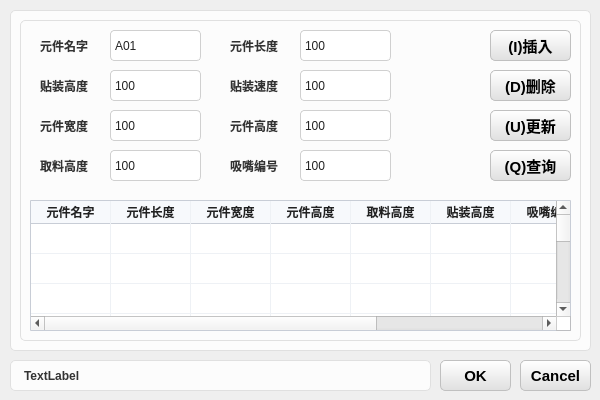
<?xml version="1.0" encoding="UTF-8"?>
<ui version="4.0">
 <class>DataDialog</class>
 <widget class="QDialog" name="DataDialog">
  <property name="geometry">
   <rect>
    <x>0</x>
    <y>0</y>
    <width>600</width>
    <height>400</height>
   </rect>
  </property>
  <property name="windowTitle">
   <string>Dialog</string>
  </property>
  <property name="styleSheet">
   <string notr="true">/* ================== QPushButton &amp; QToolButton 开始 ================== */

/* 按钮默认状态 */
QPushButton, QToolButton {
    border: 1px solid #c0c0c0;      
    background: qlineargradient(x1:0, y1:0, x2:0, y2:1, stop:0 #ffffff, stop:1 #e0e0e0);
    border-radius: 5px; 
    outline: none;                  
    padding: 0px;                   
}

/* 按钮鼠标悬停时 */
QPushButton:hover, QToolButton:hover {
    border: 1px solid #a0a0a0;      
    background: qlineargradient(x1:0, y1:0, x2:0, y2:1, stop:0 #ffffff, stop:1 #d0d0d0);
}

/* 按钮鼠标按下时 */
QPushButton:pressed, QToolButton:pressed {
    border: 1px solid #808080;      
    background: qlineargradient(x1:0, y1:0, x2:0, y2:1, stop:0 #d0d0d0, stop:1 #e0e0e0);
}

/* ================== QLineEdit 开始 ================== */

/* 默认状态 */
QLineEdit {
    background-color: #ffffff;
    border: 1px solid #D0D0D0;     
    border-radius: 4px;            
    padding: 2px 2px;              
    color: #222222;                
    min-height: 20px;              
}

/* 获得焦点时 */
QLineEdit:focus {
    border: 1px solid #007AFF;     
    background-color: #E8F4FF;     
}

/* 禁用状态 */
QLineEdit:disabled {
    background-color: #eef1f5;     
    color: #9aa0a6;                
    border: 1px solid #d3d8e0;     
}

/* ================== QTableWidget 开始 ================== */

QTableWidget {
    background-color: #ffffff;
    border: 1px solid #c8cdd6;
    border-radius: 1px;
    gridline-color: #eef1f5;
    selection-background-color: #eef1f5;
    color: #222222;
}

QTableWidget::item {
    padding: 2px 2px;
}

/* 表头样式 */
QHeaderView::section {
    background-color: #f7f9fc;         /* 稍微带点蓝灰色的背景，比纯白更有质感 */
    border: none;
    border-bottom: 1px solid #c8cdd6;  /* 底部保留主分割线 */
    border-right: 1px solid #eef1f5;   /* 右侧保留列分割线 */
    padding: 0px 0px;                 /* 增加内边距，让表头看起来不那么拥挤 */
    color: #222222;
    font-weight: bold;                 /* 表头加粗，增强视觉引导 */
    text-align: left;                  /* 强制左对齐（默认可能是居中，左对齐更易读） */
}

/* 鼠标悬停在表头上时的效果 */
QHeaderView::section:hover {
    background-color: #eef1f5;         /* 悬停时背景稍微变深，提供交互反馈 */
}

/* 去掉表头最右侧多余的边框线 */
QHeaderView::section:last {
    border-right: none;
}

/* ================== QGroupBox 开始 ================== */

QGroupBox {
    border: 1px solid #E0E0E0; 
    border-radius: 5px; 
    background-color: #FCFCFC; 
    margin-top: 10px; /* ⚠️ 新增：给标题留出一点顶部空间 */
}

/* 分组框标题（补充了左右内边距） */
QGroupBox::title {
    subcontrol-origin: margin;
    subcontrol-position: top left;
    color: #333333;
    font-weight: bold;
    background-color: #FCFCFC; 
    padding: 0 5px; /* ⚠️ 新增：左右留出 5px 空间，让遮盖边框的效果更自然，文字不贴边 */
}

/* ================== QLabel 开始 ================== */

QLabel {
    color: #333333;           /* 与 QGroupBox::title 保持一致的深灰色 */
    font-weight: bold;        /* 保持相同的加粗效果（如果是普通文本可去掉这行） */
    background-color: #FCFCFC; /* 与分组框背景色一致 */
    border: 1px solid #E0E0E0; /* 相同的边框颜色和粗细 */
    border-radius: 5px;       /* 相同的圆角 */
    padding: 6px 10px;        /* 适当的内边距，让文字不贴边，视觉上更舒适 */
}</string>
  </property>
  <widget class="QLabel" name="label">
   <property name="geometry">
    <rect>
     <x>10</x>
     <y>360</y>
     <width>421</width>
     <height>31</height>
    </rect>
   </property>
   <property name="text">
    <string>TextLabel</string>
   </property>
  </widget>
  <widget class="QGroupBox" name="groupBox">
   <property name="geometry">
    <rect>
     <x>10</x>
     <y>0</y>
     <width>581</width>
     <height>351</height>
    </rect>
   </property>
   <property name="title">
    <string/>
   </property>
   <widget class="QGroupBox" name="groupBox_2">
    <property name="geometry">
     <rect>
      <x>10</x>
      <y>10</y>
      <width>561</width>
      <height>331</height>
     </rect>
    </property>
    <property name="title">
     <string/>
    </property>
    <widget class="QLabel" name="label_4">
     <property name="geometry">
      <rect>
       <x>20</x>
       <y>100</y>
       <width>61</width>
       <height>31</height>
      </rect>
     </property>
     <property name="styleSheet">
      <string notr="true">color: #333333;           /* 与 QGroupBox::title 保持一致的深灰色 */
font-weight: bold;        /* 保持相同的加粗效果（如果是普通文本可去掉这行） */
background-color: #FCFCFC; /* 与分组框背景色一致 */
border: 0px solid #E0E0E0; /* 相同的边框颜色和粗细 */
border-radius: 5px;       /* 相同的圆角 */
padding: 0px 0px;        /* 适当的内边距，让文字不贴边，视觉上更舒适 */</string>
     </property>
     <property name="text">
      <string>元件宽度</string>
     </property>
    </widget>
    <widget class="QLabel" name="label_9">
     <property name="geometry">
      <rect>
       <x>210</x>
       <y>140</y>
       <width>61</width>
       <height>31</height>
      </rect>
     </property>
     <property name="styleSheet">
      <string notr="true">color: #333333;           /* 与 QGroupBox::title 保持一致的深灰色 */
font-weight: bold;        /* 保持相同的加粗效果（如果是普通文本可去掉这行） */
background-color: #FCFCFC; /* 与分组框背景色一致 */
border: 0px solid #E0E0E0; /* 相同的边框颜色和粗细 */
border-radius: 5px;       /* 相同的圆角 */
padding: 0px 0px;        /* 适当的内边距，让文字不贴边，视觉上更舒适 */</string>
     </property>
     <property name="text">
      <string>吸嘴编号</string>
     </property>
    </widget>
    <widget class="QLineEdit" name="lineEdit_NozzleId">
     <property name="geometry">
      <rect>
       <x>280</x>
       <y>140</y>
       <width>91</width>
       <height>31</height>
      </rect>
     </property>
     <property name="text">
      <string>100</string>
     </property>
    </widget>
    <widget class="QLabel" name="label_7">
     <property name="geometry">
      <rect>
       <x>210</x>
       <y>100</y>
       <width>61</width>
       <height>31</height>
      </rect>
     </property>
     <property name="styleSheet">
      <string notr="true">color: #333333;           /* 与 QGroupBox::title 保持一致的深灰色 */
font-weight: bold;        /* 保持相同的加粗效果（如果是普通文本可去掉这行） */
background-color: #FCFCFC; /* 与分组框背景色一致 */
border: 0px solid #E0E0E0; /* 相同的边框颜色和粗细 */
border-radius: 5px;       /* 相同的圆角 */
padding: 0px 0px;        /* 适当的内边距，让文字不贴边，视觉上更舒适 */</string>
     </property>
     <property name="text">
      <string>元件高度</string>
     </property>
    </widget>
    <widget class="QLineEdit" name="lineEdit_PickZ">
     <property name="geometry">
      <rect>
       <x>90</x>
       <y>140</y>
       <width>91</width>
       <height>31</height>
      </rect>
     </property>
     <property name="text">
      <string>100</string>
     </property>
    </widget>
    <widget class="QLabel" name="label_6">
     <property name="geometry">
      <rect>
       <x>210</x>
       <y>60</y>
       <width>61</width>
       <height>31</height>
      </rect>
     </property>
     <property name="styleSheet">
      <string notr="true">color: #333333;           /* 与 QGroupBox::title 保持一致的深灰色 */
font-weight: bold;        /* 保持相同的加粗效果（如果是普通文本可去掉这行） */
background-color: #FCFCFC; /* 与分组框背景色一致 */
border: 0px solid #E0E0E0; /* 相同的边框颜色和粗细 */
border-radius: 5px;       /* 相同的圆角 */
padding: 0px 0px;        /* 适当的内边距，让文字不贴边，视觉上更舒适 */</string>
     </property>
     <property name="text">
      <string>贴装速度</string>
     </property>
    </widget>
    <widget class="QLineEdit" name="lineEdit_Length">
     <property name="geometry">
      <rect>
       <x>280</x>
       <y>20</y>
       <width>91</width>
       <height>31</height>
      </rect>
     </property>
     <property name="text">
      <string>100</string>
     </property>
    </widget>
    <widget class="QLineEdit" name="lineEdit_Width">
     <property name="geometry">
      <rect>
       <x>90</x>
       <y>100</y>
       <width>91</width>
       <height>31</height>
      </rect>
     </property>
     <property name="text">
      <string>100</string>
     </property>
    </widget>
    <widget class="QLabel" name="label_8">
     <property name="geometry">
      <rect>
       <x>20</x>
       <y>60</y>
       <width>61</width>
       <height>31</height>
      </rect>
     </property>
     <property name="styleSheet">
      <string notr="true">color: #333333;           /* 与 QGroupBox::title 保持一致的深灰色 */
font-weight: bold;        /* 保持相同的加粗效果（如果是普通文本可去掉这行） */
background-color: #FCFCFC; /* 与分组框背景色一致 */
border: 0px solid #E0E0E0; /* 相同的边框颜色和粗细 */
border-radius: 5px;       /* 相同的圆角 */
padding: 0px 0px;        /* 适当的内边距，让文字不贴边，视觉上更舒适 */</string>
     </property>
     <property name="text">
      <string>贴装高度</string>
     </property>
    </widget>
    <widget class="QLineEdit" name="lineEdit_Speed">
     <property name="geometry">
      <rect>
       <x>280</x>
       <y>60</y>
       <width>91</width>
       <height>31</height>
      </rect>
     </property>
     <property name="text">
      <string>100</string>
     </property>
    </widget>
    <widget class="QLineEdit" name="lineEdit_Height">
     <property name="geometry">
      <rect>
       <x>280</x>
       <y>100</y>
       <width>91</width>
       <height>31</height>
      </rect>
     </property>
     <property name="text">
      <string>100</string>
     </property>
    </widget>
    <widget class="QLabel" name="label_3">
     <property name="geometry">
      <rect>
       <x>210</x>
       <y>20</y>
       <width>61</width>
       <height>31</height>
      </rect>
     </property>
     <property name="styleSheet">
      <string notr="true">color: #333333;           /* 与 QGroupBox::title 保持一致的深灰色 */
font-weight: bold;        /* 保持相同的加粗效果（如果是普通文本可去掉这行） */
background-color: #FCFCFC; /* 与分组框背景色一致 */
border: 0px solid #E0E0E0; /* 相同的边框颜色和粗细 */
border-radius: 5px;       /* 相同的圆角 */
padding: 0px 0px;        /* 适当的内边距，让文字不贴边，视觉上更舒适 */</string>
     </property>
     <property name="text">
      <string>元件长度</string>
     </property>
    </widget>
    <widget class="QLabel" name="label_2">
     <property name="geometry">
      <rect>
       <x>20</x>
       <y>20</y>
       <width>61</width>
       <height>31</height>
      </rect>
     </property>
     <property name="styleSheet">
      <string notr="true">color: #333333;           /* 与 QGroupBox::title 保持一致的深灰色 */
font-weight: bold;        /* 保持相同的加粗效果（如果是普通文本可去掉这行） */
background-color: #FCFCFC; /* 与分组框背景色一致 */
border: 0px solid #E0E0E0; /* 相同的边框颜色和粗细 */
border-radius: 5px;       /* 相同的圆角 */
padding: 0px 0px;        /* 适当的内边距，让文字不贴边，视觉上更舒适 */</string>
     </property>
     <property name="text">
      <string>元件名字</string>
     </property>
    </widget>
    <widget class="QLineEdit" name="lineEdit_PlaceZ">
     <property name="geometry">
      <rect>
       <x>90</x>
       <y>60</y>
       <width>91</width>
       <height>31</height>
      </rect>
     </property>
     <property name="text">
      <string>100</string>
     </property>
    </widget>
    <widget class="QLineEdit" name="lineEdit_Name">
     <property name="geometry">
      <rect>
       <x>90</x>
       <y>20</y>
       <width>91</width>
       <height>31</height>
      </rect>
     </property>
     <property name="text">
      <string>A01</string>
     </property>
    </widget>
    <widget class="QLabel" name="label_10">
     <property name="geometry">
      <rect>
       <x>20</x>
       <y>140</y>
       <width>61</width>
       <height>31</height>
      </rect>
     </property>
     <property name="styleSheet">
      <string notr="true">color: #333333;           /* 与 QGroupBox::title 保持一致的深灰色 */
font-weight: bold;        /* 保持相同的加粗效果（如果是普通文本可去掉这行） */
background-color: #FCFCFC; /* 与分组框背景色一致 */
border: 0px solid #E0E0E0; /* 相同的边框颜色和粗细 */
border-radius: 5px;       /* 相同的圆角 */
padding: 0px 0px;        /* 适当的内边距，让文字不贴边，视觉上更舒适 */</string>
     </property>
     <property name="text">
      <string>取料高度</string>
     </property>
    </widget>
    <widget class="QPushButton" name="pushButton_Query">
     <property name="geometry">
      <rect>
       <x>470</x>
       <y>140</y>
       <width>81</width>
       <height>31</height>
      </rect>
     </property>
     <property name="font">
      <font>
       <pointsize>11</pointsize>
       <weight>75</weight>
       <bold>true</bold>
      </font>
     </property>
     <property name="text">
      <string>(Q)查询</string>
     </property>
    </widget>
    <widget class="QPushButton" name="pushButton_Update">
     <property name="geometry">
      <rect>
       <x>470</x>
       <y>100</y>
       <width>81</width>
       <height>31</height>
      </rect>
     </property>
     <property name="font">
      <font>
       <pointsize>11</pointsize>
       <weight>75</weight>
       <bold>true</bold>
      </font>
     </property>
     <property name="text">
      <string>(U)更新</string>
     </property>
    </widget>
    <widget class="QPushButton" name="pushButton_Delete">
     <property name="geometry">
      <rect>
       <x>470</x>
       <y>60</y>
       <width>81</width>
       <height>31</height>
      </rect>
     </property>
     <property name="font">
      <font>
       <pointsize>11</pointsize>
       <weight>75</weight>
       <bold>true</bold>
      </font>
     </property>
     <property name="text">
      <string>(D)删除</string>
     </property>
    </widget>
    <widget class="QPushButton" name="pushButton_Insert">
     <property name="geometry">
      <rect>
       <x>470</x>
       <y>20</y>
       <width>81</width>
       <height>31</height>
      </rect>
     </property>
     <property name="font">
      <font>
       <pointsize>11</pointsize>
       <weight>75</weight>
       <bold>true</bold>
      </font>
     </property>
     <property name="text">
      <string>(I)插入</string>
     </property>
    </widget>
    <widget class="QTableWidget" name="tableWidget">
     <property name="geometry">
      <rect>
       <x>10</x>
       <y>190</y>
       <width>541</width>
       <height>131</height>
      </rect>
     </property>
     <attribute name="horizontalHeaderVisible">
      <bool>true</bool>
     </attribute>
     <attribute name="horizontalHeaderMinimumSectionSize">
      <number>20</number>
     </attribute>
     <attribute name="horizontalHeaderDefaultSectionSize">
      <number>80</number>
     </attribute>
     <attribute name="horizontalHeaderStretchLastSection">
      <bool>false</bool>
     </attribute>
     <attribute name="verticalHeaderVisible">
      <bool>false</bool>
     </attribute>
     <row>
      <property name="text">
       <string>新建行</string>
      </property>
     </row>
     <row>
      <property name="text">
       <string>新建行</string>
      </property>
     </row>
     <row>
      <property name="text">
       <string>新建行</string>
      </property>
     </row>
     <row>
      <property name="text">
       <string>新建行</string>
      </property>
     </row>
     <row>
      <property name="text">
       <string>新建行</string>
      </property>
     </row>
     <row>
      <property name="text">
       <string>新建行</string>
      </property>
     </row>
     <row>
      <property name="text">
       <string>新建行</string>
      </property>
     </row>
     <row>
      <property name="text">
       <string>新建行</string>
      </property>
     </row>
     <row>
      <property name="text">
       <string>新建行</string>
      </property>
     </row>
     <row>
      <property name="text">
       <string>新建行</string>
      </property>
     </row>
     <row>
      <property name="text">
       <string>新建行</string>
      </property>
     </row>
     <row>
      <property name="text">
       <string>新建行</string>
      </property>
     </row>
     <row>
      <property name="text">
       <string>新建行</string>
      </property>
     </row>
     <row>
      <property name="text">
       <string>新建行</string>
      </property>
     </row>
     <row>
      <property name="text">
       <string>新建行</string>
      </property>
     </row>
     <row>
      <property name="text">
       <string>新建行</string>
      </property>
     </row>
     <row>
      <property name="text">
       <string>新建行</string>
      </property>
     </row>
     <row>
      <property name="text">
       <string>新建行</string>
      </property>
     </row>
     <row>
      <property name="text">
       <string>新建行</string>
      </property>
     </row>
     <row>
      <property name="text">
       <string>新建行</string>
      </property>
     </row>
     <column>
      <property name="text">
       <string>元件名字</string>
      </property>
     </column>
     <column>
      <property name="text">
       <string>元件长度</string>
      </property>
     </column>
     <column>
      <property name="text">
       <string>元件宽度</string>
      </property>
     </column>
     <column>
      <property name="text">
       <string>元件高度</string>
      </property>
     </column>
     <column>
      <property name="text">
       <string>取料高度</string>
      </property>
     </column>
     <column>
      <property name="text">
       <string>贴装高度</string>
      </property>
     </column>
     <column>
      <property name="text">
       <string>吸嘴编号</string>
      </property>
     </column>
     <column>
      <property name="text">
       <string>贴装速度</string>
      </property>
     </column>
     <column>
      <property name="text">
       <string>备注</string>
      </property>
     </column>
    </widget>
   </widget>
  </widget>
  <widget class="QPushButton" name="pushButton_Cancel">
   <property name="geometry">
    <rect>
     <x>520</x>
     <y>360</y>
     <width>71</width>
     <height>31</height>
    </rect>
   </property>
   <property name="font">
    <font>
     <pointsize>11</pointsize>
     <weight>75</weight>
     <bold>true</bold>
    </font>
   </property>
   <property name="text">
    <string>Cancel</string>
   </property>
  </widget>
  <widget class="QPushButton" name="pushButton_OK">
   <property name="geometry">
    <rect>
     <x>440</x>
     <y>360</y>
     <width>71</width>
     <height>31</height>
    </rect>
   </property>
   <property name="font">
    <font>
     <pointsize>11</pointsize>
     <weight>75</weight>
     <bold>true</bold>
    </font>
   </property>
   <property name="text">
    <string>OK</string>
   </property>
  </widget>
 </widget>
 <resources/>
 <connections/>
</ui>
